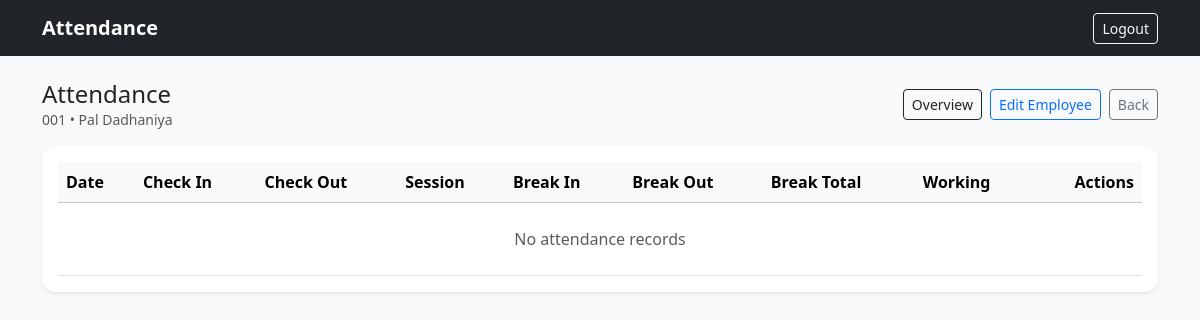
Before: /admin-dashboard/employee/001/attendance/ (signed in) with the older database file.
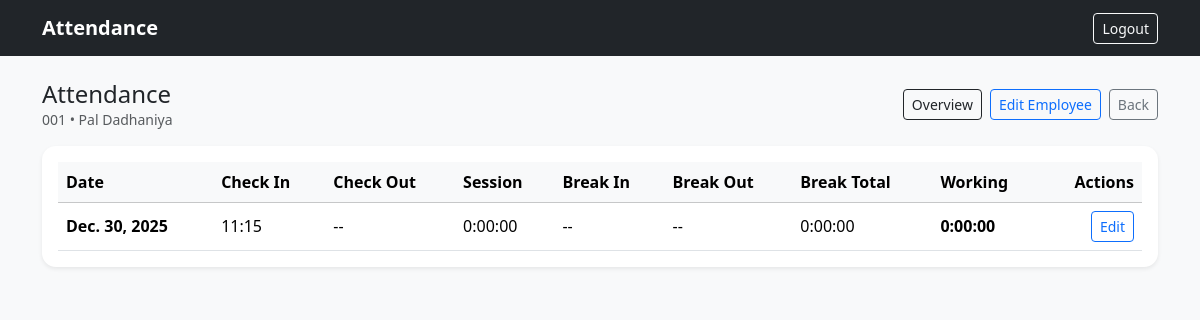
After: the same page with the newer database file.
### attendance/models.py (models this page shows, shortened)
class Attendance(models.Model):
    employee = models.ForeignKey(
        Employee,
        on_delete=models.CASCADE,
        related_name="attendances"
    )
    date = models.DateField()
    check_in = models.DateTimeField()
    check_out = models.DateTimeField(null=True, blank=True)
    class Meta:
        unique_together = ("employee", "date")
        ordering = ["-date"]
    def session_duration(self):
        if self.check_in and self.check_out:
            return self.check_out - self.check_in
        return timedelta(0)
    def session_hours_display(self):
        duration = self.session_duration()
        total_seconds = int(duration.total_seconds())
        h = total_seconds // 3600
        m = (total_seconds % 3600) // 60
        s = total_seconds % 60
        return f"{h}:{m:02d}:{s:02d}"
    def break_total_duration(self):
        total = timedelta(0)
        for br in self.breaks.all():
            if br.break_in and br.break_out:
                total += (br.break_out - br.break_in)
        return total
    def break_time_display(self):
        duration = self.break_total_duration()
        total_seconds = int(duration.total_seconds())
        h = total_seconds // 3600
        m = (total_seconds % 3600) // 60
        s = total_seconds % 60
        return f"{h}:{m:02d}:{s:02d}"
    def working_duration(self):
        working = self.session_duration() - self.break_total_duration()
        return max(working, timedelta(0))
    def working_hours_display(self):
        duration = self.working_duration()
        total_seconds = int(duration.total_seconds())
        h = total_seconds // 3600
        m = (total_seconds % 3600) // 60
        s = total_seconds % 60
        return f"{h}:{m:02d}:{s:02d}"

### attendance/views.py (the view)
@login_required
@user_passes_test(is_admin)
def admin_employee_attendance(request, employee_id):
    employee = get_object_or_404(Employee, employee_id=employee_id)
    attendance_history = Attendance.objects.filter(
        employee=employee
    ).prefetch_related("breaks").order_by("-date")
    return render(
        request,
        "admin_panel/employee_attendance.html",
        {
            "employee": employee,
            "attendance_history": attendance_history,
        },
    )

### attendance/views.py (called while the page is built)
def is_admin(user):
    return user.is_staff

### templates/admin_panel/employee_attendance.html (shortened to what this page needs)
{% extends "base.html" %}
{% block content %}
<div class="d-flex flex-wrap justify-content-between align-items-center gap-2 mb-3">
  <div>
    <h1 class="h4 mb-0">Attendance</h1>
    <div class="text-muted small">
      {{ employee.employee_id }} • {{ employee.user.first_name }} {{ employee.user.last_name }}
    </div>
  </div>
  <div class="d-flex flex-wrap gap-2">
    <a class="btn btn-outline-dark btn-sm" href="{% url 'admin_employee_overview' employee.employee_id %}">Overview</a>
    <a class="btn btn-outline-primary btn-sm" href="{% url 'admin_employee_details' employee.employee_id %}">Edit Employee</a>
    <a class="btn btn-outline-secondary btn-sm" href="{% url 'admin_dashboard' %}">Back</a>
  </div>
</div>
<div class="card shadow-sm border-0">
  <div class="card-body">
    <div class="table-responsive">
      <table class="table table-hover align-middle mb-0">
        <thead class="table-light">
          <tr>
            <th>Date</th>
            <th>Check In</th>
            <th>Check Out</th>
            <th>Session</th>
            <th>Break In</th>
            <th>Break Out</th>
            <th>Break Total</th>
            <th>Working</th>
            <th class="text-end">Actions</th>
          </tr>
        </thead>
        <tbody>
          {% for att in attendance_history %}
            <tr>
              <td class="fw-semibold">{{ att.date }}</td>
              <td>{% if att.check_in %}{{ att.check_in|time:"H:i" }}{% else %}--{% endif %}</td>
              <td>{% if att.check_out %}{{ att.check_out|time:"H:i" }}{% else %}--{% endif %}</td>
              <td>{{ att.session_hours_display }}</td>
              <td>
                {% for br in att.breaks.all %}
                  {{ br.break_in|time:"H:i" }}<br>
                {% empty %}
                  --
                {% endfor %}
              </td>
              <td>
                {% for br in att.breaks.all %}
                  {% if br.break_out %}
                    {{ br.break_out|time:"H:i" }}
                  {% else %}
                    --
                  {% endif %}
                  <br>
                {% empty %}
                  --
                {% endfor %}
              </td>
              <td>{{ att.break_time_display }}</td>
              <td class="fw-semibold">{{ att.working_hours_display }}</td>
              <td class="text-end">
                <a class="btn btn-outline-primary btn-sm" href="{% url 'admin_edit_attendance' employee.employee_id att.id %}">Edit</a>
              </td>
            </tr>
          {% empty %}
            <tr><td colspan="9" class="text-muted text-center py-4">No attendance records</td></tr>
          {% endfor %}
        </tbody>
      </table>
    </div>
  </div>
</div>
{% endblock %}

Changed rows visible on the page:
added Attendance: date "Dec. 30, 2025", check_in "11:15", session_hours_display "0:00:00", break_time_display "0:00:00", working_hours_display "0:00:00"
Other visible differences:
text no longer shown: "No attendance records"
